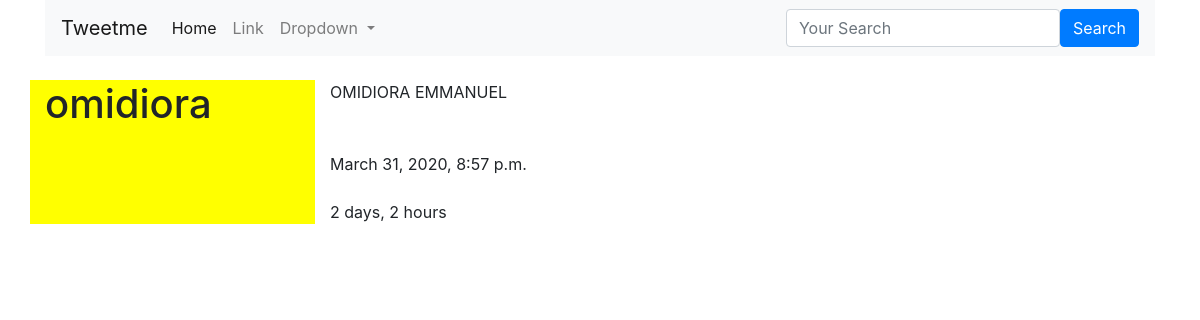
The app's page /tweet/1 with its own data.
### tweetme/models.py (models this page shows, shortened)
class Tweet(models.Model):
    user=models.ForeignKey(settings.AUTH_USER_MODEL,on_delete=models.CASCADE)
    content=models.CharField(max_length=140,validators=[validate_content])
    update=models.DateTimeField(auto_now_add=True)
    timestamp=models.DateTimeField(auto_now_add=True)

### tweetme/views.py (the view)
# urls.py: path('tweet/<int:pk>',views.TweetDetailView.as_view(),name='detail'),
class TweetDetailView(DetailView):
    queryset=Tweet.objects.all()

### tweetme/templates/tweetme/tweet_detail.html
{% extends 'base.html' %}
{% block content %}
<br>
<div class="row">
    <div class="col-sm-3" style="background-color: yellow;"><h1>{{object.user}}</h1></div>
    <div class="col-sm-9 col-xs-12">
{{object.content}}<br>
<br>
<br>
{{object.timestamp}}<br><br>
     {{object.timestamp|timesince}}
</div>
</div>
{%  endblock content %}

### records on screen
Tweet: user "omidiora", content "OMIDIORA EMMANUEL", timestamp "March 31, 2020, 8:57 p.m.", timestamp "2 days, 2 hours"
